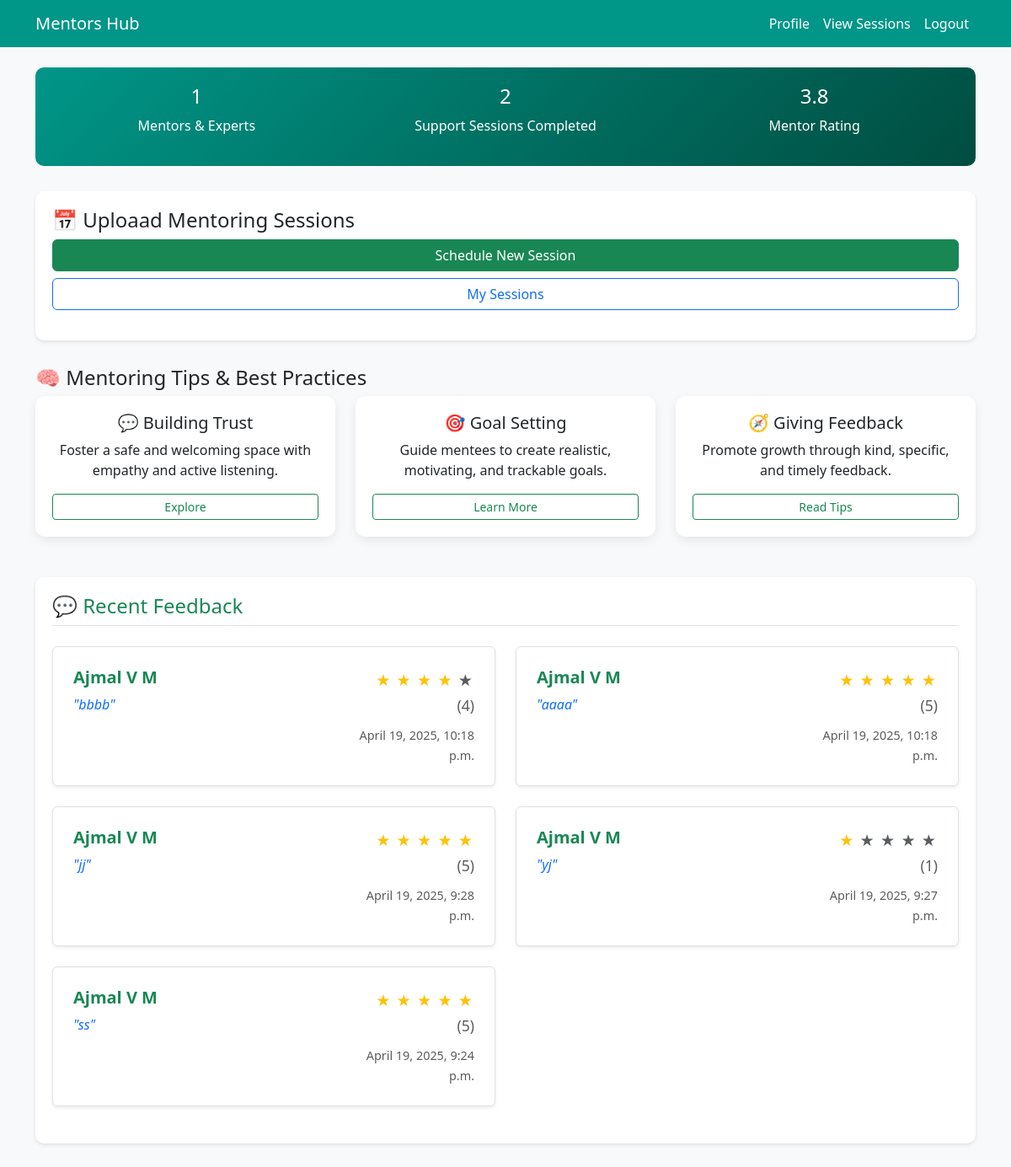
The page /mentors/ (signed in) on the database as committed earlier.
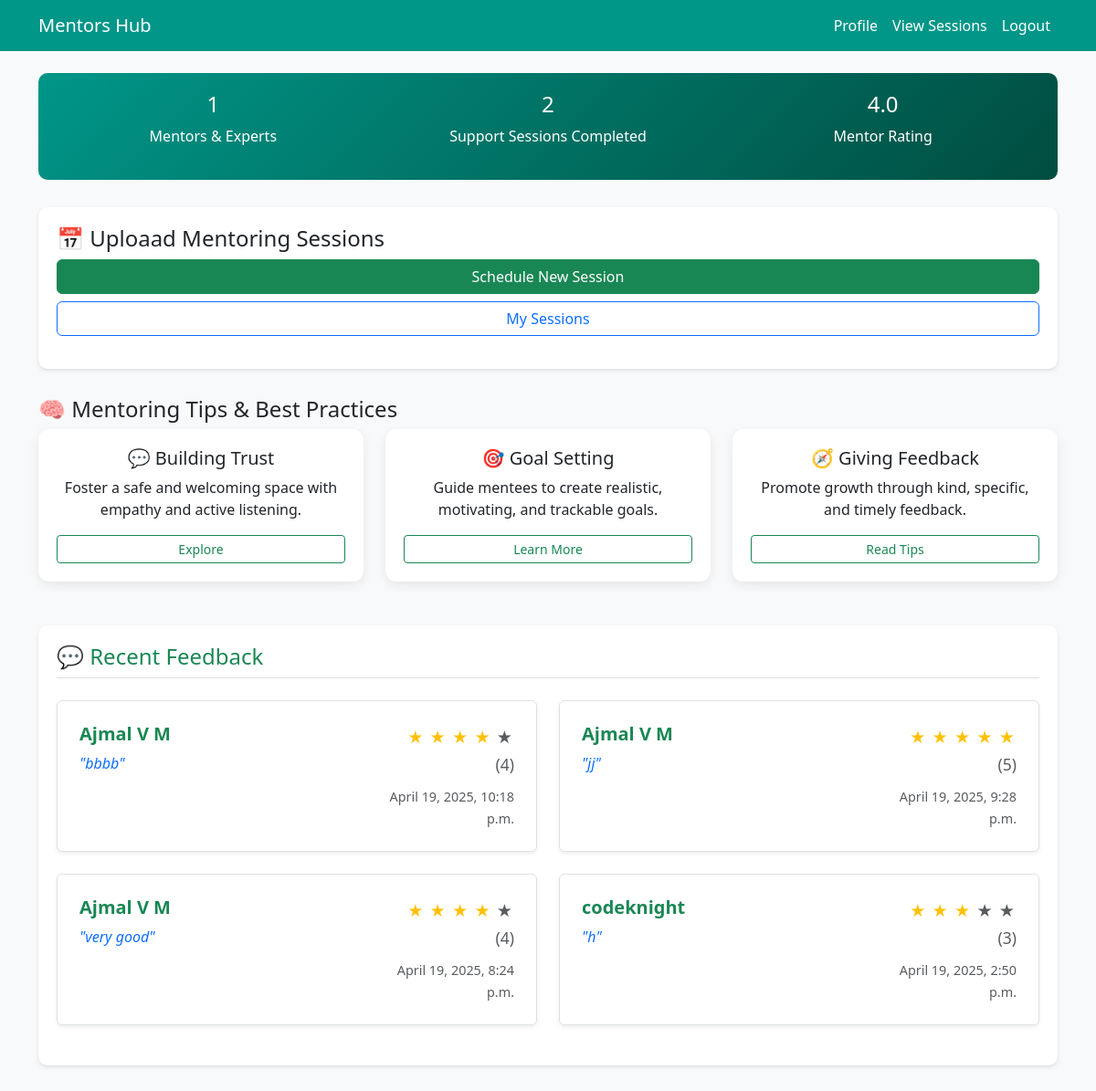
The same page on the database as committed later.
### com/models.py (models this page shows, shortened)
class Feedback(models.Model):
    description=models.TextField(max_length=50)
    rating=models.IntegerField()
    usser=models.ForeignKey(Reg,on_delete=models.CASCADE,null=True,blank=True)
    choice=models.CharField(max_length=50,null=True,blank=True)
    created_at= models.DateTimeField(auto_now=True)

class Reg(models.Model):
    name=models.CharField(max_length=30)
    email=models.EmailField(max_length=50,unique=True)
    passw=models.CharField(max_length=50)
    contact=models.CharField(max_length=10)
    age=models.CharField(max_length=5)
    location=models.CharField(max_length=50,default='India')
    image = models.ImageField(upload_to='images/', null=True, blank=True)
    genderchoice=(
        ('male','MALE'),
        ('female','FEMALE'),
        ('others','OTHERS')
    )
    gender=models.CharField(max_length=10,choices=genderchoice,null=True,blank=True)
    bloodgroupchoice=(
        ('A+','A+'),
        ('A-','A-'),
        ('B+','B+'),
        ('B-','B-'),
        ('AB+','AB+'),
        ('AB-','AB-'),
        ('O+','O+'),
        ('O-','O-'),
    )
    bloodgroup=models.CharField(max_length=5,choices=bloodgroupchoice,null=True,blank=True)

### com/views.py (the view)
# urls.py: path('mentors/', views.mentors, name='mentors'),
def mentors(request):
    if 'email' not in request.session:
        return redirect('modlogin')
    active_mentees = Mod.objects.filter(
        category='mentors and experts',
        approval_status=True
    ).count()
    support_sessions_completed = Session_by_Mentor.objects.filter(
        date_time__lt=timezone.now()
    ).count()
    feedback= Feedback.objects.filter(choice='mentors and experts').order_by('-created_at')[:5]
    average_rating = Feedback.objects.filter(choice='mentors and experts').aggregate(Avg('rating'))['rating__avg']
    average_rating = round(average_rating, 1) if average_rating is not None else "N/A"
    return render(request, 'mentors.html', {
        'active_mentees': active_mentees,
        'support_sessions_completed': support_sessions_completed,
        'average_rating': average_rating,
        'feedback' : feedback
    })

### com/templates/mentors.html (shortened to what this page needs)
<!DOCTYPE html>
<html lang="en">
<head>
  <link rel="stylesheet" href="https://cdn.jsdelivr.net/npm/bootstrap@5.3.0/dist/css/bootstrap.min.css"/>
</head>
<body>
<nav class="navbar navbar-expand-lg">
  <div class="container">
    <a class="navbar-brand" href="#">Mentors Hub</a>
    <div class="collapse navbar-collapse">
      <ul class="navbar-nav ms-auto">
        <li class="nav-item"><a class="nav-link" href="/modprofile/">Profile</a></li>
        <li class="nav-item"><a class="nav-link" href="/view_sessions/">View Sessions</a></li>
        <li class="nav-item"><a class="nav-link btn btn-danger text-white" href="/logout/">Logout</a></li>
      </ul>
    </div>
  </div>
</nav>
<div class="container mt-4">
  <div class="quick-stats text-center">
    <div class="row">
      <div class="col-md-4"><h4>{{ active_mentees }}</h4><p>Mentors & Experts</p></div>
      <div class="col-md-4"><h4>{{ support_sessions_completed }}</h4><p>Support Sessions Completed</p></div>
      <div class="col-md-4"><h4>{{ average_rating|floatformat:1 }}</h4><p>Mentor Rating</p></div>
    </div>
  </div>
  <div class="section-card">
    <h4>📅 Uploaad Mentoring Sessions</h4>
    <div class="d-grid gap-2 mb-3">
      <a href="/session_mentor/" class="btn btn-success">Schedule New Session</a>
      <a href="/view_sessions/" class="btn btn-outline-primary">My Sessions</a>
    </div>
  </div>
  <h4 class="mt-4">🧠 Mentoring Tips & Best Practices</h4>
  <div class="row g-4">
    <div class="col-md-4">
      <div class="resource-item text-center">
        <h5>💬 Building Trust</h5>
        <p>Foster a safe and welcoming space with empathy and active listening.</p>
        <button class="btn btn-outline-success btn-sm" data-bs-toggle="modal" data-bs-target="#trustModal">Explore</button>
      </div>
    </div>
    <div class="col-md-4">
      <div class="resource-item text-center">
        <h5>🎯 Goal Setting</h5>
        <p>Guide mentees to create realistic, motivating, and trackable goals.</p>
        <button class="btn btn-outline-success btn-sm" data-bs-toggle="modal" data-bs-target="#goalsModal">Learn More</button>
      </div>
    </div>
    <div class="col-md-4">
      <div class="resource-item text-center">
        <h5>🧭 Giving Feedback</h5>
        <p>Promote growth through kind, specific, and timely feedback.</p>
        <button class="btn btn-outline-success btn-sm" data-bs-toggle="modal" data-bs-target="#feedbackModal">Read Tips</button>
      </div>
    </div>
  </div>
<div class="section-card mt-5">
  <h4 class="feedback-section text-success border-bottom pb-2 mb-4">💬 Recent Feedback</h4>
  <div class="row">
    {% if feedback %}
      {% for feed in feedback %}
        <div class="col-md-6 mb-4">
          <div class="p-4 border rounded shadow-sm bg-white h-100">
            <div class="row justify-content-between align-items-start">
              <div class="col-8">
                <h5 class="feedback-user fw-bold fs-5 text-success mb-1">{{ feed.usser.name }}</h5>
                <p class="mt-2 mb-1 fs-6 fst-italic text-primary">"{{ feed.description }}"</p>
              </div>
              <div class="col-4 text-end">
                <div class="feedback-stars fs-5 mb-2">
                  {% for i in "12345" %}
                    {% if forloop.counter <= feed.rating %}
                      <span class="star text-warning">&#9733;</span>
                    {% else %}
                      <span class="star text-muted">&#9733;</span>
                    {% endif %}
                  {% endfor %}
                  <small class="text-muted ms-1">({{ feed.rating }})</small>
                </div>
                <small class="feedback-date text-muted">{{ feed.created_at }}</small>
              </div>
            </div>
          </div>
        </div>
      {% endfor %}
    {% else %}
      <div class="col-12 text-center">
        <p class="text-muted fst-italic">No feedback available.</p>
      </div>
    {% endif %}
  </div>
</div>
</div>
</body>
</html>

Rows that differ between the two databases and show on the page:
removed Feedback: usser.name "Ajmal V M", description "aaaa", rating "5", created_at "April 19, 2025, 10:18 p.m."
removed Feedback: usser.name "Ajmal V M", description "yj", rating "1", created_at "April 19, 2025, 9:27 p.m."
removed Feedback: usser.name "Ajmal V M", description "ss", rating "5", created_at "April 19, 2025, 9:24 p.m."
now on this page (row unchanged): Feedback: usser.name "Ajmal V M", description "very good", rating "4", created_at "April 19, 2025, 8:24 p.m."
now on this page (row unchanged): Feedback: usser.name "codeknight", description "h", rating "3", created_at "April 19, 2025, 2:50 p.m."
Other text that changed with them:
{{ average_rating|floatformat:1 }}: "3.8" → "4.0"
